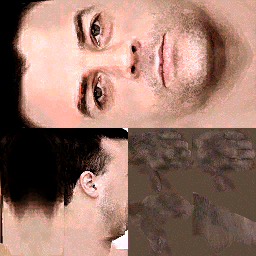
#> input picture arma_CWR/tests/integration/multiplayer/custom_face_hosted_visual.test/face.jpg, 256 x 256 px
$ python diffimg.py ../../../../../arma_CWR/tests/integration/multiplayer/custom_face_hosted_visual.test/face.jpg ../../../../../arma_CWR/tests/integration/multiplayer/custom_face_hosted_visual.test/face.jpg out.png
#> lines starting #> are read from the running program, lines starting #| are printed output that depends on the picture
"""diffimg.py a.png b.png out.png [--crop x0,y0,x1,y1] [--zoom 4]: an image of
where a and b differ (max channel difference, x16, red over 8 levels), and a
listing of the bounding boxes of the differing clusters."""
import sys
import numpy as np
from PIL import Image

a = np.asarray(Image.open(sys.argv[1]).convert("RGB")).astype(np.int16)
b = np.asarray(Image.open(sys.argv[2]).convert("RGB")).astype(np.int16)
m = np.abs(a - b).max(axis=2)
#> m: shape (256, 256) int16; every value is 0
out = np.zeros(a.shape, np.uint8)
g = (a.mean(axis=2) * 0.35).astype(np.uint8)
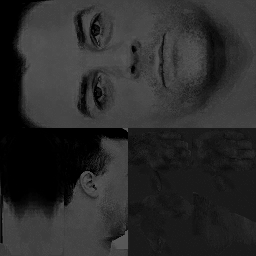
#> g: shape (256, 256); min 0, max 89, mean 43.2
out[..., 0] = g
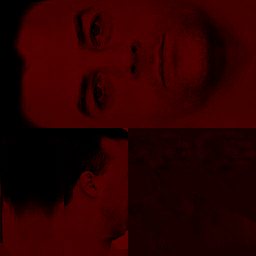
#> out: shape (256, 256, 3); mean of channels 0, 1, 2 43.2, 0, 0; drawn as R, G, B
out[..., 1] = g
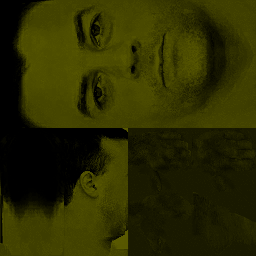
#> out: shape (256, 256, 3); mean of channels 0, 1, 2 43.2, 43.2, 0; drawn as R, G, B
out[..., 2] = g
out[m > 2] = (255, 255, 0)
out[m > 8] = (255, 0, 0)
Image.fromarray(out).save(sys.argv[3])
ys, xs = np.nonzero(m > 2)
#> ys = empty array; xs = empty array
print("pixels >2:", len(ys), ">8:", int((m > 8).sum()), "max:", int(m.max()))
#| pixels >2: 0 >8: 0 max: 0
if len(ys):
    # coarse clusters on a 64 px grid
    cells = {}
    for y, x in zip(ys, xs):
        cells.setdefault((y // 64, x // 64), []).append((y, x))
    top = sorted(cells.items(), key=lambda kv: -len(kv[1]))[:12]
    for (cy, cx), pts in top:
        print(f"cell y{cy*64}-{cy*64+63} x{cx*64}-{cx*64+63}: {len(pts)} px, max {max(int(m[y, x]) for y, x in pts)}")
